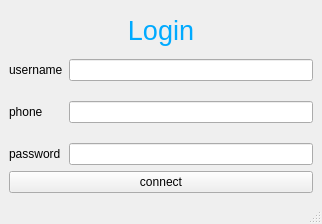
<?xml version="1.0" encoding="UTF-8"?>
<ui version="4.0">
 <class>MainWindow</class>
 <widget class="QMainWindow" name="MainWindow">
  <property name="geometry">
   <rect>
    <x>0</x>
    <y>0</y>
    <width>322</width>
    <height>224</height>
   </rect>
  </property>
  <property name="windowTitle">
   <string>MainWindow</string>
  </property>
  <widget class="QWidget" name="centralwidget">
   <layout class="QVBoxLayout" name="verticalLayout">
    <item>
     <widget class="QLabel" name="label">
      <property name="text">
       <string>&lt;html&gt;&lt;head/&gt;&lt;body&gt;&lt;p align=&quot;center&quot;&gt;&lt;span style=&quot; font-size:20pt; color:#00aaff;&quot;&gt;Login&lt;/span&gt;&lt;/p&gt;&lt;/body&gt;&lt;/html&gt;</string>
      </property>
     </widget>
    </item>
    <item>
     <layout class="QFormLayout" name="formLayout">
      <property name="verticalSpacing">
       <number>20</number>
      </property>
      <item row="0" column="0">
       <widget class="QLabel" name="label_UserName">
        <property name="text">
         <string>username</string>
        </property>
       </widget>
      </item>
      <item row="0" column="1">
       <widget class="QLineEdit" name="lineEdit_UserName"/>
      </item>
      <item row="1" column="0">
       <widget class="QLabel" name="label_PhoneNumber">
        <property name="text">
         <string>phone</string>
        </property>
       </widget>
      </item>
      <item row="1" column="1">
       <widget class="QLineEdit" name="lineEdit_PhoneNumber"/>
      </item>
      <item row="2" column="0">
       <widget class="QLabel" name="label_Passwd">
        <property name="text">
         <string>password</string>
        </property>
       </widget>
      </item>
      <item row="2" column="1">
       <widget class="QLineEdit" name="lineEdit_Passwd"/>
      </item>
     </layout>
    </item>
    <item>
     <widget class="QPushButton" name="pushButton_Connect">
      <property name="text">
       <string>connect</string>
      </property>
     </widget>
    </item>
   </layout>
  </widget>
  <widget class="QMenuBar" name="menubar">
   <property name="geometry">
    <rect>
     <x>0</x>
     <y>0</y>
     <width>322</width>
     <height>21</height>
    </rect>
   </property>
  </widget>
  <widget class="QStatusBar" name="statusbar"/>
 </widget>
 <resources/>
 <connections/>
</ui>
